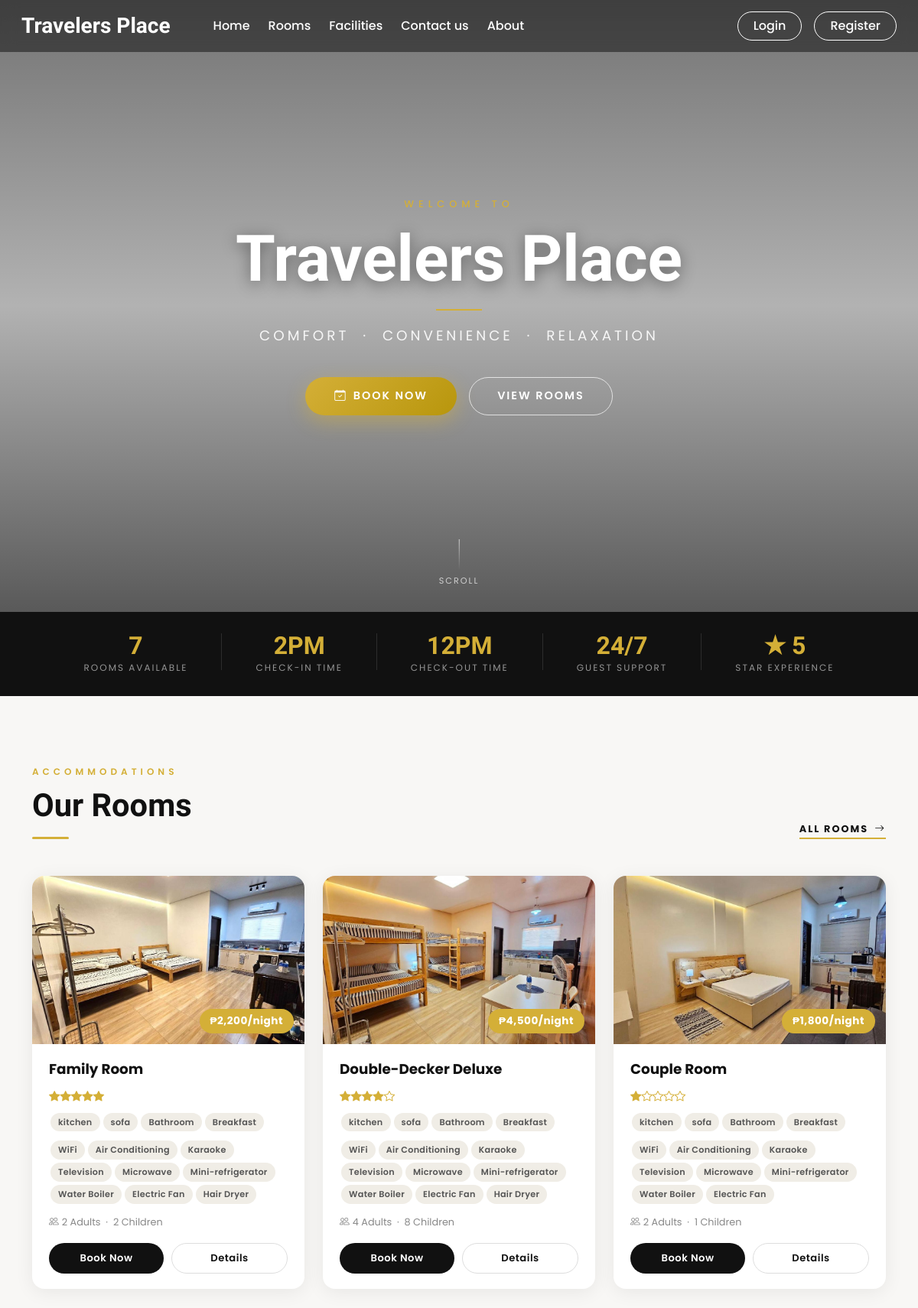
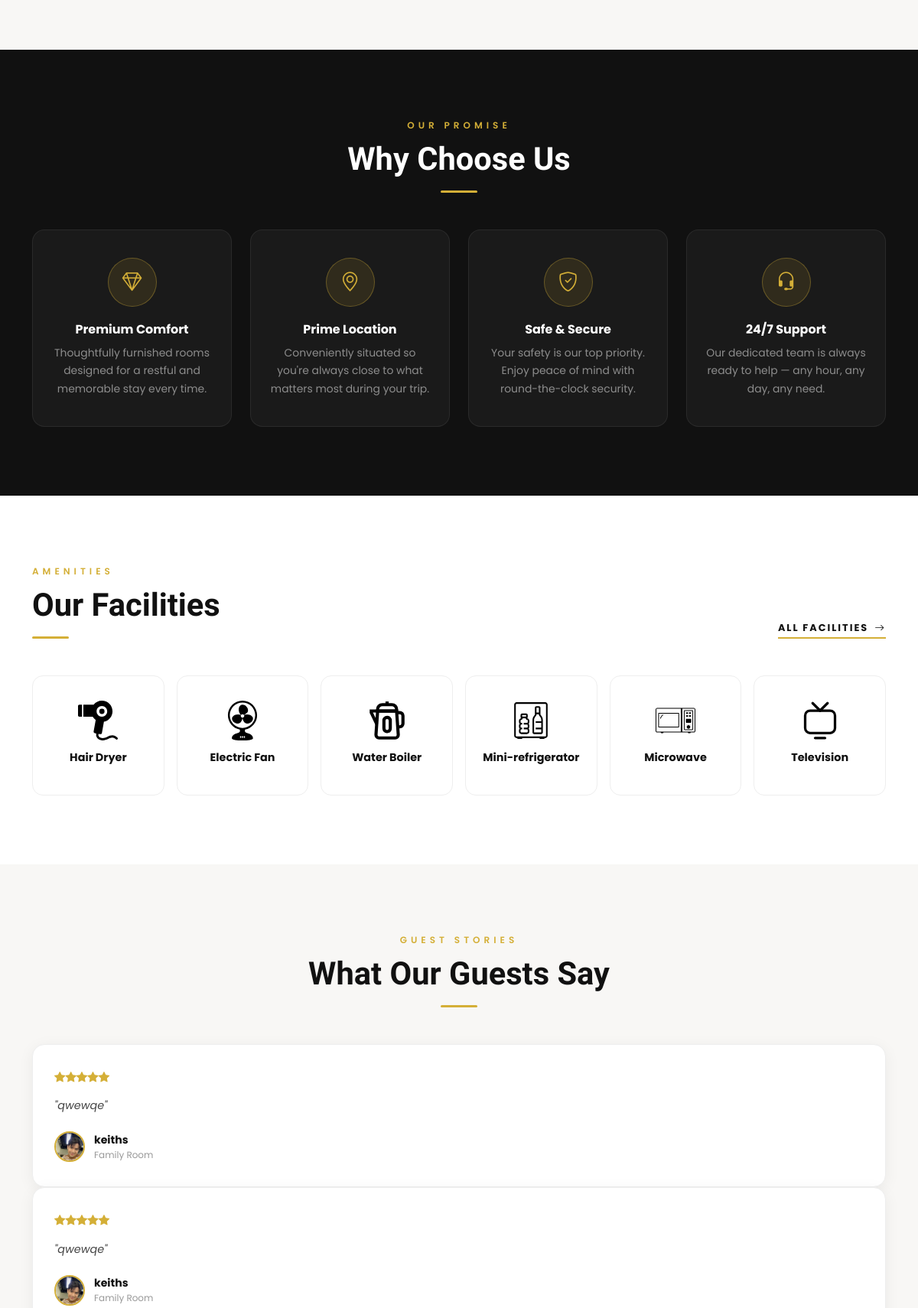
The page / (upper part) on the database its author committed (2 pictures, top to bottom).
### tables this page shows
CREATE TABLE `settings` (
  `sr_no` int(11) NOT NULL AUTO_INCREMENT,
  `site_title` varchar(50) NOT NULL,
  `site_about` varchar(250) NOT NULL,
  `shutdown` tinyint(1) NOT NULL,
  `payment_gcash_number` varchar(100) DEFAULT NULL,
  `payment_maya_number` varchar(100) DEFAULT NULL,
  `payment_gcash_qr` varchar(255) DEFAULT NULL,
  `payment_maya_qr` varchar(255) DEFAULT NULL,
  `booking_rules` text DEFAULT NULL,
  PRIMARY KEY (`sr_no`)
);

CREATE TABLE `rooms` (
  `id` int(11) NOT NULL AUTO_INCREMENT,
  `name` varchar(150) NOT NULL,
  `area` int(11) NOT NULL,
  `price` int(11) NOT NULL,
  `quantity` int(11) NOT NULL,
  `adult` int(11) NOT NULL,
  `children` int(11) NOT NULL,
  `description` varchar(350) NOT NULL,
  `status` tinyint(4) NOT NULL DEFAULT 1,
  `removed` int(11) NOT NULL DEFAULT 0,
  `archived_at` datetime DEFAULT NULL,
  `is_archived` tinyint(1) NOT NULL DEFAULT 0,
  PRIMARY KEY (`id`)
);

CREATE TABLE `room_images` (
  `sr_no` int(11) NOT NULL AUTO_INCREMENT,
  `room_id` int(11) NOT NULL,
  `image` varchar(150) NOT NULL,
  `thumb` tinyint(4) NOT NULL DEFAULT 0,
  PRIMARY KEY (`sr_no`),
  KEY `room_id` (`room_id`),
  CONSTRAINT `room_images_ibfk_1` FOREIGN KEY (`room_id`) REFERENCES `rooms` (`id`)
);

CREATE TABLE `features` (
  `id` int(11) NOT NULL AUTO_INCREMENT,
  `name` varchar(50) NOT NULL,
  PRIMARY KEY (`id`)
);

CREATE TABLE `facilities` (
  `id` int(11) NOT NULL AUTO_INCREMENT,
  `icon` varchar(100) NOT NULL,
  `name` varchar(50) NOT NULL,
  `description` varchar(250) NOT NULL,
  PRIMARY KEY (`id`)
);

CREATE TABLE `rating_review` (
  `sr_no` int(11) NOT NULL AUTO_INCREMENT,
  `booking_id` int(11) NOT NULL,
  `room_id` int(11) NOT NULL,
  `user_id` int(11) NOT NULL,
  `rating` int(11) NOT NULL,
  `review` varchar(200) NOT NULL,
  `seen` int(11) NOT NULL DEFAULT 0,
  `datentime` datetime NOT NULL DEFAULT current_timestamp(),
  PRIMARY KEY (`sr_no`),
  KEY `booking_id` (`booking_id`),
  KEY `room_id` (`room_id`),
  KEY `user_id` (`user_id`),
  CONSTRAINT `rating_review_ibfk_1` FOREIGN KEY (`booking_id`) REFERENCES `booking_order` (`booking_id`),
  CONSTRAINT `rating_review_ibfk_2` FOREIGN KEY (`room_id`) REFERENCES `rooms` (`id`),
  CONSTRAINT `rating_review_ibfk_3` FOREIGN KEY (`user_id`) REFERENCES `user_cred` (`id`)
);

CREATE TABLE `user_cred` (
  `id` int(11) NOT NULL AUTO_INCREMENT,
  `name` varchar(100) NOT NULL,
  `email` varchar(150) NOT NULL,
  `address` varchar(120) NOT NULL,
  `phonenum` varchar(100) NOT NULL,
  `pincode` int(11) NOT NULL,
  `dob` date NOT NULL,
  `profile` varchar(100) NOT NULL,
  `password` varchar(200) NOT NULL,
  `is_verified` int(11) NOT NULL DEFAULT 0,
  `token` varchar(200) DEFAULT NULL,
  `t_expire` date DEFAULT NULL,
  `status` int(11) NOT NULL DEFAULT 1,
  `is_archived` tinyint(1) NOT NULL DEFAULT 0,
  `datentime` datetime NOT NULL DEFAULT current_timestamp(),
  `username` varchar(100) DEFAULT NULL,
  `verification_code` varchar(255) DEFAULT NULL,
  PRIMARY KEY (`id`),
  UNIQUE KEY `uniq_user_cred_username` (`username`)
);

### index.php (the view, shortened to what the rows shown need)
<!DOCTYPE html>
<html lang="en">
<head>
  <link rel="stylesheet" href="https://unpkg.com/swiper@7/swiper-bundle.min.css">
  <?php require('inc/links.php'); ?>
</head>
<body>
  <?php require('inc/header.php'); ?>
  <section class="hero-section">
    <div class="hero-content">
      <h1 class="hero-title">Travelers Place</h1>
    </div>
  </section>
  <section class="rooms-section">
    <div class="container">
      <div class="row mb-5 align-items-end">
        <div class="col">
          <h2 class="section-title">Our Rooms</h2>
        </div>
      </div>
      <div class="row g-4">
        <?php
          $room_res = select("SELECT * FROM `rooms` WHERE `status`=? AND `removed`=? ORDER BY `id` DESC LIMIT 3",[1,0],'ii');
          while($room_data = mysqli_fetch_assoc($room_res)):
            $fea_q = mysqli_query($con,"SELECT f.name FROM `features` f INNER JOIN `room_features` rfea ON f.id=rfea.features_id WHERE rfea.room_id='$room_data[id]'");
            $features_data = "";
            while($fea_row = mysqli_fetch_assoc($fea_q))
              $features_data .= "<span class='room-tag'>{$fea_row['name']}</span>";
            $fac_q = mysqli_query($con,"SELECT f.name FROM `facilities` f INNER JOIN `room_facilities` rfac ON f.id=rfac.facilities_id WHERE rfac.room_id='$room_data[id]'");
            $facilities_data = "";
            while($fac_row = mysqli_fetch_assoc($fac_q))
              $facilities_data .= "<span class='room-tag'>{$fac_row['name']}</span>";
            $room_thumb = ROOMS_IMG_PATH."thumbnail.jpg";
            $thumb_q = mysqli_query($con,"SELECT * FROM `room_images` WHERE `room_id`='$room_data[id]' AND `thumb`='1'");
            if(mysqli_num_rows($thumb_q)>0){
              $thumb_res = mysqli_fetch_assoc($thumb_q);
              $thumb_name = trim((string)($thumb_res['image'] ?? ''));
              $thumb_file = rtrim(APP_FILESYSTEM_ROOT, '/\\') . '/images/rooms/' . $thumb_name;
              if($thumb_name !== '' && file_exists($thumb_file)){
                $room_thumb = ROOMS_IMG_PATH.$thumb_name;
              }
            }
            $rating_q = "SELECT AVG(rating) AS avg_rating FROM `rating_review` WHERE `room_id`='$room_data[id]'";
            $rating_res = mysqli_query($con,$rating_q);
            $rating_fetch = mysqli_fetch_assoc($rating_res);
            $stars = "";
            if($rating_fetch['avg_rating']){
              for($i=0;$i<round($rating_fetch['avg_rating']);$i++) $stars .= "<i class='bi bi-star-fill'></i>";
              for($i=round($rating_fetch['avg_rating']);$i<5;$i++) $stars .= "<i class='bi bi-star'></i>";
            }
            $book_btn = "";
            if(!$settings_r['shutdown']){
              $login2 = (isset($_SESSION['login']) && $_SESSION['login']) ? 1 : 0;
              $book_btn = "<button onclick='checkLoginToBook($login2,$room_data[id])' class='btn-book'>Book Now</button>";
            }
        ?>
        <div class="col-lg-4 col-md-6">
          <div class="room-card">
            <div class="room-card-img-wrap">
              <img src="<?php echo $room_thumb; ?>" alt="<?php echo $room_data['name']; ?>" loading="lazy">
              <span class="room-price-badge">₱<?php echo number_format($room_data['price']); ?>/night</span>
            </div>
            <div class="room-card-body">
              <h5><?php echo $room_data['name']; ?></h5>
              <?php if($stars): ?><div class="review-stars mb-2"><?php echo $stars; ?></div><?php endif; ?>
              <?php if($features_data): ?>
                <div class="mb-2"><?php echo $features_data; ?></div>
              <?php endif; ?>
              <?php if($facilities_data): ?>
                <div class="mb-2"><?php echo $facilities_data; ?></div>
              <?php endif; ?>
              <div class="room-meta">
                <i class="bi bi-people me-1"></i><?php echo $room_data['adult']; ?> Adults
                &nbsp;·&nbsp; <?php echo $room_data['children']; ?> Children
              </div>
              <div class="room-actions">
                <?php echo $book_btn; ?>
                <a href="room_details.php?id=<?php echo $room_data['id']; ?>" class="btn-details">Details</a>
              </div>
            </div>
          </div>
        </div>
        <?php endwhile; ?>
      </div>
    </div>
  </section>
  <section class="why-section">
    <div class="container">
      <div class="text-center mb-5">
        <h2 class="section-title section-title-white">Why Choose Us</h2>
      </div>
    </div>
  </section>
  <section class="facilities-section">
    <div class="container">
      <div class="row mb-5 align-items-end">
        <div class="col">
          <h2 class="section-title">Our Facilities</h2>
        </div>
      </div>
      <div class="row g-3 justify-content-center">
        <?php
          $res = mysqli_query($con,"SELECT * FROM `facilities` ORDER BY `id` DESC LIMIT 6");
          $path = FACILITIES_IMG_PATH;
          while($row = mysqli_fetch_assoc($res)):
        ?>
        <div class="col-6 col-md-4 col-lg-2">
          <div class="facility-card">
            <img src="<?php echo $path.$row['icon']; ?>" alt="<?php echo $row['name']; ?>" loading="lazy">
            <h6><?php echo $row['name']; ?></h6>
          </div>
        </div>
        <?php endwhile; ?>
      </div>
    </div>
  </section>
  <section class="testimonials-section">
    <div class="container">
      <div class="text-center mb-5">
        <h2 class="section-title">What Our Guests Say</h2>
      </div>
      <?php
        $review_q = "SELECT rr.*, uc.name AS uname, uc.profile, r.name AS rname FROM `rating_review` rr
          INNER JOIN `user_cred` uc ON rr.user_id=uc.id
          INNER JOIN `rooms` r ON rr.room_id=r.id
          ORDER BY `sr_no` DESC LIMIT 6";
        $review_res = mysqli_query($con,$review_q);
        $img_path = USERS_IMG_PATH;
        $has_reviews = mysqli_num_rows($review_res) > 0;
      ?>
      <?php if(!$has_reviews): ?>
        <p class="text-center text-muted">No reviews yet — be the first to share your experience!</p>
      <?php else: ?>
        <div class="swiper swiper-testimonials">
          <div class="swiper-wrapper pb-4">
            <?php while($row = mysqli_fetch_assoc($review_res)):
              $stars = "";
              for($i=0;$i<$row['rating'];$i++) $stars .= "<i class='bi bi-star-fill'></i>";
              for($i=$row['rating'];$i<5;$i++) $stars .= "<i class='bi bi-star'></i>";
            ?>
            <div class="swiper-slide">
              <div class="review-stars"><?php echo $stars; ?></div>
              <p class="review-text">"<?php echo htmlspecialchars($row['review']); ?>"</p>
              <div class="review-author">
                <img src="<?php echo $img_path.$row['profile']; ?>" alt="<?php echo $row['uname']; ?>" loading="lazy">
                <div class="review-author-info">
                  <div class="name"><?php echo htmlspecialchars($row['uname']); ?></div>
                  <div class="room"><?php echo htmlspecialchars($row['rname']); ?></div>
                </div>
              </div>
            </div>
            <?php endwhile; ?>
          </div>
        </div>
      <?php endif; ?>
    </div>
  </section>
</body>
</html>

### inc/header.php (shortened to what the rows shown need)
<nav id="nav-bar" class="navbar navbar-expand-lg navbar-dark px-lg-3 py-lg-2 fixed-top">
  <div class="container-fluid">
    <a class="navbar-brand me-5 fw-bold fs-3 h-font" href="index.php"><?php echo $settings_r['site_title'] ?></a>
    <div class="collapse navbar-collapse" id="navbarSupportedContent">
      <ul class="navbar-nav me-auto mb-2 mb-lg-0">
      </ul>
      <div class="d-flex">
      </div>
    </div>
  </div>
</nav>

### rows shown on the page
settings: site_title "Travelers Place"
rooms: room_images.image (picture), price "2,200", name "Family Room", adult "2", children "2"
features: name "kitchen"
features: name "sofa"
features: name "Bathroom"
features: name "Breakfast"
facilities: name "WiFi"
facilities: name "Air Conditioning"
facilities: name "Karaoke"
facilities: name "Television", icon (picture)
facilities: name "Microwave", icon (picture)
facilities: name "Mini-refrigerator", icon (picture)
facilities: name "Water Boiler", icon (picture)
facilities: name "Electric Fan", icon (picture)
facilities: name "Hair Dryer", icon (picture)
rooms: room_images.image (picture), price "4,500", name "Double-Decker Deluxe", adult "4", children "8"
rooms: room_images.image (picture), price "1,800", name "Couple Room", adult "2", children "1"
rating_review: rating 5 (drawn), review "qwewqe", user.profile (picture), user.name "keiths", room.name "Family Room"
rating_review: rating 5 (drawn), review "qwewqe", user.profile (picture), user.name "keiths", room.name "Family Room"
